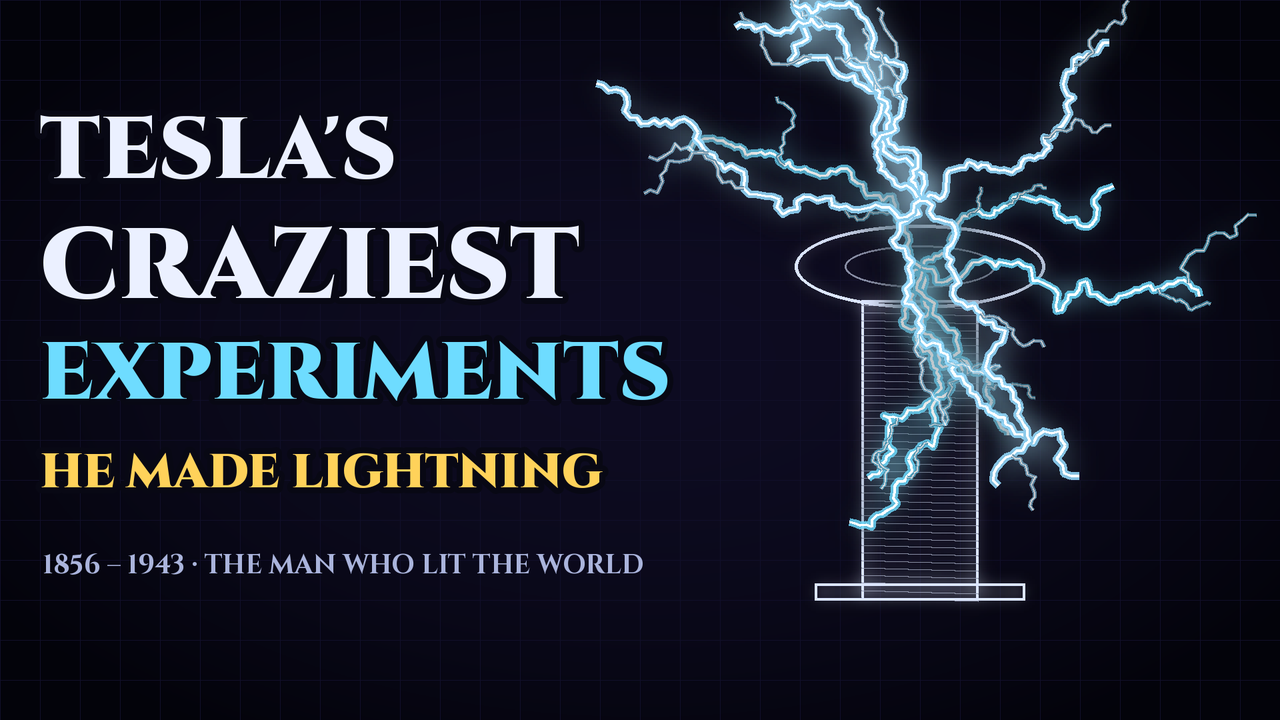

The script that saved this image:
from PIL import Image, ImageDraw
from core import W, H, background, font, CINZEL9, CINZEL7, PAL, glow_layer
import tesla_arts as T
img = background("volt").convert("RGBA")
b = dict(pal="volt", big=True)
T.art_coil_big(img, b, 3.33, 10)
L = Image.new("RGBA", (W, H), (0, 0, 0, 0)); d = ImageDraw.Draw(L)
T.bolt_burst(d, 1380, 300, 7.7, 7, 650, outer=(150, 220, 255, 220))
glow_layer(img, L, 26, 1.8)
d = ImageDraw.Draw(img)
def t(xy, s, size, fill):
    d.text(xy, s, font=font(CINZEL9, size), fill=fill, stroke_width=9, stroke_fill=(8, 8, 20))
t((60, 140), "TESLA'S", 130, (235, 240, 255))
t((60, 300), "CRAZIEST", 150, (235, 240, 255))
t((60, 480), "EXPERIMENTS", 120, (110, 220, 255))
t((60, 660), "HE MADE LIGHTNING", 72, (255, 210, 90))
d.text((64, 820), "1856 – 1943 · THE MAN WHO LIT THE WORLD", font=font(CINZEL7, 40), fill=(170, 180, 220))
img.convert("RGB").resize((1280, 720), Image.LANCZOS).save("thumbnail.png")
print("ok")
